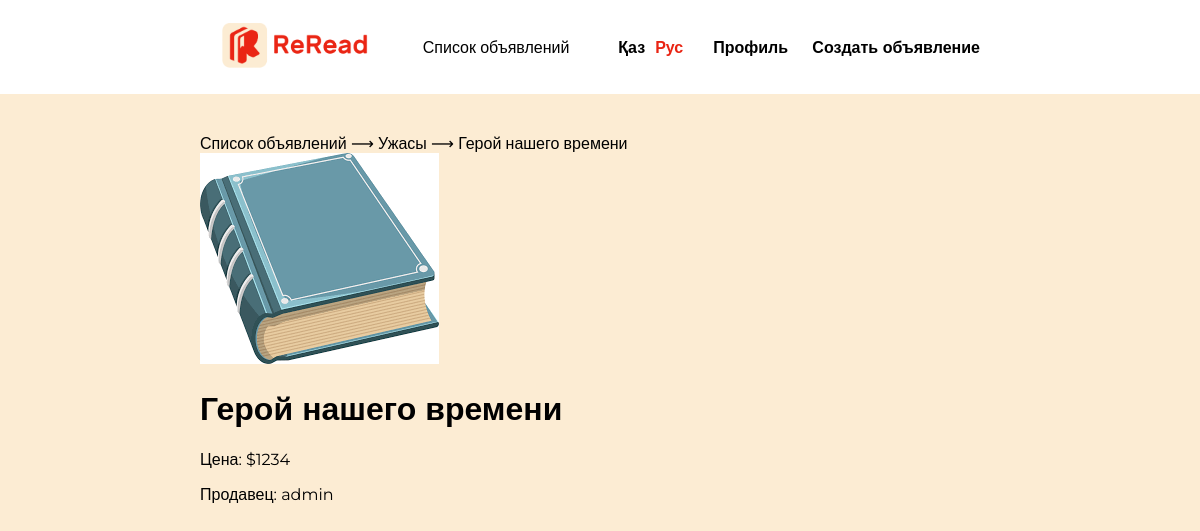
The page /books/1398333/ on the database its author committed.
### reSite/models.py (models this page shows, shortened)
class Book(models.Model):
    avatar = models.ImageField(upload_to='book_avatars/', blank=True, null=True)
    title = models.CharField(max_length=255)
    author = models.CharField(max_length=255)
    year = models.IntegerField(validators=[MinValueValidator(1000), MaxValueValidator(9999)])
    category = models.ForeignKey(Category, related_name='products', on_delete=models.CASCADE)

class Category(models.Model):
    name = models.CharField(max_length=200, db_index=True)
    slug = models.SlugField(max_length=200, db_index=True, unique=True)
    image = models.ImageField(upload_to='categories/', blank=True)
    class Meta:
        ordering = ('name',)
        verbose_name = 'Категория'
        verbose_name_plural = 'Категории'
    def __str__(self):
        return self.name
    def get_absolute_url(self):
        return reverse('reSite:product_list_by_category',
                        args=[self.slug])

class Advertisement(models.Model):
    avatar = models.ImageField(upload_to='advertisement_avatars/', blank=True, null=True)
    price = models.DecimalField(max_digits=10, decimal_places=0)
    available = models.BooleanField(default=True)
    book = models.ForeignKey(Book, on_delete=models.CASCADE)
    source = models.CharField(max_length=255)  # Олх, Флип КЗ, Меломан и т.д.
    condition = models.CharField(max_length=255)  # Новая, б/у, электронная и т.д.
    seller = models.ForeignKey(CustomUser, on_delete=models.CASCADE)
    slug = models.SlugField(unique=True, max_length=200, allow_unicode=True, null=True, blank=True)
    unique_number = models.PositiveIntegerField(unique=True, editable=False)
    class Meta:
        ordering = ('price',)
        index_together = (('id', 'slug'),)

class CustomUser(AbstractUser):
    pass

### reSite/views.py (the view)
# urls.py: path('books/<slug:slug>/', views.book_listing_detail, name='book_listing_detail'),
def book_listing_detail(request, slug):
    advertisement = get_object_or_404(Advertisement, slug=slug)
    book = get_object_or_404(Book, advertisement = advertisement)
    return render(request, 'books/detail.html',
                  {'advertisement': advertisement,
                   'default_avatar_url': default_advertisement_avatar_url,
                   'book': book})

### reSite/templates/books/detail.html (shortened to what this page needs)
{% extends "reSite/header.html" %}
{% load static %}
{% load i18n %}
{% get_current_language as language_code %}
    {% block extra_css %}
        <link rel="stylesheet" href="{% static 'reSite/register.css' %}">
    {% endblock %}
                {% block content %}
                    <div class="header2">
                        <a href="{% url 'reSite:listings' %}">{% trans 'Список объявлений' %}</a> &LongRightArrow;
                        <a href="{{ book.category.get_absolute_url }}">{{book.category}}</a> &LongRightArrow;
                        <a href="{{ book.get_absolute_url }}">{{book.title}}</a>
                    </div>
                    {% if advertisement.avatar %}
                        <img src="{{ advertisement.avatar.url }}" alt="Аватар пользователя">
                    {% else %}
                        <img src="{{ default_avatar_url }}" alt="Фотография по умолчанию">
                    {% endif %}
                    <h1>{{ book.title }}</h1>
                    <p>Цена: ${{ advertisement.price }}</p>
                    <p>Продавец: {{ advertisement.seller }}</p>
                {% endblock %}

### reSite/static/reSite/universal.css (style rules this page uses)
* { box-sizing: border-box; font-family: "Montserrat", sans-serif; color: black; }
html { background-color: #fcecd3; }
body { margin: 0; padding: 0; }
a { text-decoration: none; }

### rows shown on the page
Book: category "Ужасы", title "Герой нашего времени"
Advertisement: price "1234", seller "admin"
